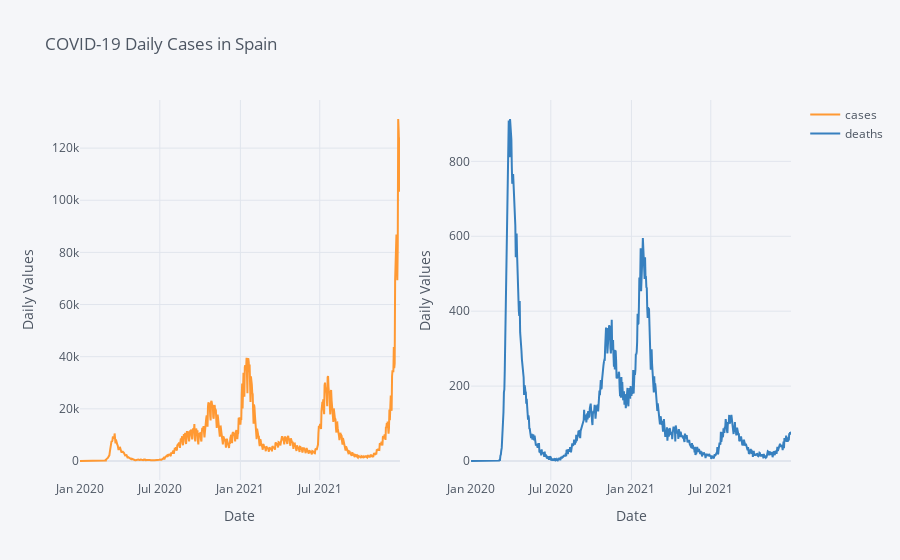

Here is the notebook cell this chart was saved with:
### Code cell
covid_country.iplot(x='dateRep', y=['cases', 'deaths'], kind='line',
                    width=2.0, subplots=True,
                    xTitle='Date', yTitle='Daily Values', title=title);

### Figure 1 — Plotly figure (JSON) as saved in the notebook; plotly's stock layout.template omitted (floating-point values rounded to 4 significant figures; data arrays with more than 128 entries replaced by an {"elided": "..."} marker saying what was removed)
{"data": [{"line": {"color": "rgba(255, 153, 51, 1.0)", "dash": "solid", "shape": "linear", "width": 2}, "mode": "lines", "name": "cases", "text": "", "type": "scatter", "x": {"elided": "731 str values"}, "xaxis": "x", "y": {"elided": "731 int values"}, "yaxis": "y"}, {"line": {"color": "rgba(55, 128, 191, 1.0)", "dash": "solid", "shape": "linear", "width": 2}, "mode": "lines", "name": "deaths", "text": "", "type": "scatter", "x": {"elided": "731 str values"}, "xaxis": "x2", "y": {"elided": "731 int values"}, "yaxis": "y2"}], "layout": {"legend": {"bgcolor": "#F5F6F9", "font": {"color": "#4D5663"}}, "paper_bgcolor": "#F5F6F9", "plot_bgcolor": "#F5F6F9", "title": {"font": {"color": "#4D5663"}, "text": "COVID-19 Daily Cases in Spain"}, "xaxis": {"anchor": "y", "domain": [0, 0.45], "gridcolor": "#E1E5ED", "showgrid": true, "tickfont": {"color": "#4D5663"}, "title": {"font": {"color": "#4D5663"}, "text": "Date"}, "zerolinecolor": "#E1E5ED"}, "xaxis2": {"anchor": "y2", "domain": [0.55, 1], "gridcolor": "#E1E5ED", "showgrid": true, "tickfont": {"color": "#4D5663"}, "title": {"font": {"color": "#4D5663"}, "text": "Date"}, "zerolinecolor": "#E1E5ED"}, "yaxis": {"anchor": "x", "domain": [0, 1], "gridcolor": "#E1E5ED", "showgrid": true, "tickfont": {"color": "#4D5663"}, "title": {"font": {"color": "#4D5663"}, "text": "Daily Values"}, "zerolinecolor": "#E1E5ED"}, "yaxis2": {"anchor": "x2", "domain": [0, 1], "gridcolor": "#E1E5ED", "showgrid": true, "tickfont": {"color": "#4D5663"}, "title": {"font": {"color": "#4D5663"}, "text": "Daily Values"}, "zerolinecolor": "#E1E5ED"}}}
